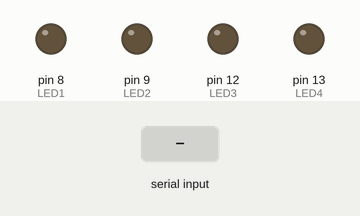
Recording of a sketch running on a simulated Arduino Uno, built with avr-gcc and run on an emulated ATmega328P. On the bench: output pins drawn as LEDs (lit = HIGH). Inputs (shaded band) come from the test bench.

Above: at 1.2 s.
1.3 s: "A" received over Serial
At 2.3 s:
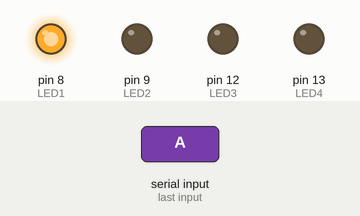
2.8 s: "B" received over the second serial link
At 3.4 s:
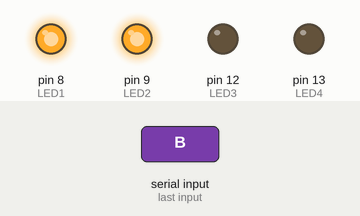
4.3 s: "W" received over Serial
At 4.6 s:
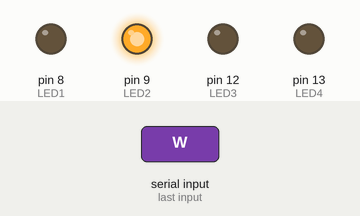
5.8 s: "C" received over the second serial link
At 6.9 s:
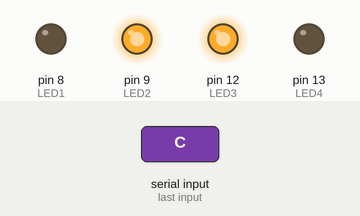
7.3 s: "X" received over Serial
At 8.0 s:
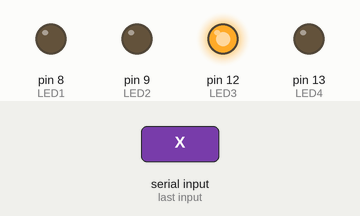
8.8 s: "A" received over the second serial link
At 9.1 s:
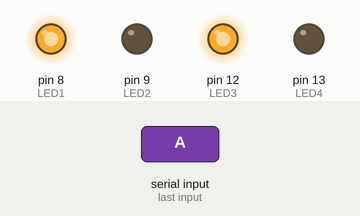
Timing chart, 0 to 11.3 s (numbered marks = the images above; inputs shaded):
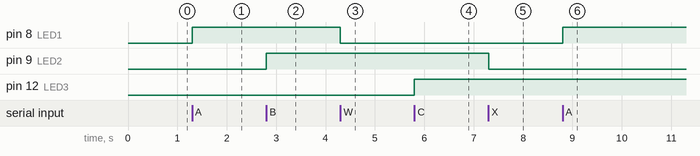

Measured:
- after the input at 1.3 s, pin 8 (LED1): LOW → HIGH at once
- after the input at 2.8 s, pin 9 (LED2): LOW → HIGH at once
- after the input at 4.3 s, pin 8 (LED1): HIGH → LOW at once
- after the input at 5.8 s, pin 12 (LED3): LOW → HIGH at once
- after the input at 7.3 s, pin 9 (LED2): HIGH → LOW at once
- after the input at 8.8 s, pin 8 (LED1): LOW → HIGH at once

The sketch:

LedYakma.ino
```cpp
#include <SoftwareSerial.h>


SoftwareSerial bt(10, 11); // (tx,rx)
const int LED1 = 8; // led pin bolme1
const int LED2 = 9; // led pin bolme2
const int LED3 = 12; // led pin bolme3
const int LED4 = 13; // led pin bolme4

void listenBluetooth();
void listenSerial();


void setup() {
  bt.begin(9600);
  Serial.begin(9600);
  pinMode(LED1, OUTPUT);
  pinMode(LED2, OUTPUT);
  pinMode(LED3, OUTPUT);
  pinMode(LED4, OUTPUT);


}

String bluetoothData = "";
String serialData = "";

void loop() {

  listenBluetooth();
  listenSerial();
}


void listenBluetooth(){
  while (bt.available() > 0)
  {
    char data = bt.read();
    if(data=='A') //BOLME1
      digitalWrite(LED1,1);
    if(data=='W')
      digitalWrite(LED1,0);

    if(data=='B') //BOLME2
      digitalWrite(LED2,1);
    if(data=='X')
      digitalWrite(LED2,0);

    if(data=='C')//BOLME3
      digitalWrite(LED3,1);
    if(data=='Y')
      digitalWrite(LED3,0);

    if(data=='D') //BOLME4
      digitalWrite(LED4,1);
    if(data=='Z')
      digitalWrite(LED4,0);
    delay(100);
    bluetoothData = "";
    }
  }


void listenSerial(){
  while (Serial.available() > 0) {
    char data = Serial.read();
    if(data=='A') //BOLME1
      digitalWrite(LED1,1);
    if(data=='W')
      digitalWrite(LED1,0);

    if(data=='B') //BOLME2
      digitalWrite(LED2,1);
    if(data=='X')
      digitalWrite(LED2,0);

    if(data=='C')//BOLME3
      digitalWrite(LED3,1);
    if(data=='Y')
      digitalWrite(LED3,0);

    if(data=='D') //BOLME4
      digitalWrite(LED4,1);
    if(data=='Z')
      digitalWrite(LED4,0);

    delay(100);
    serialData = "";
    }
  }
```
